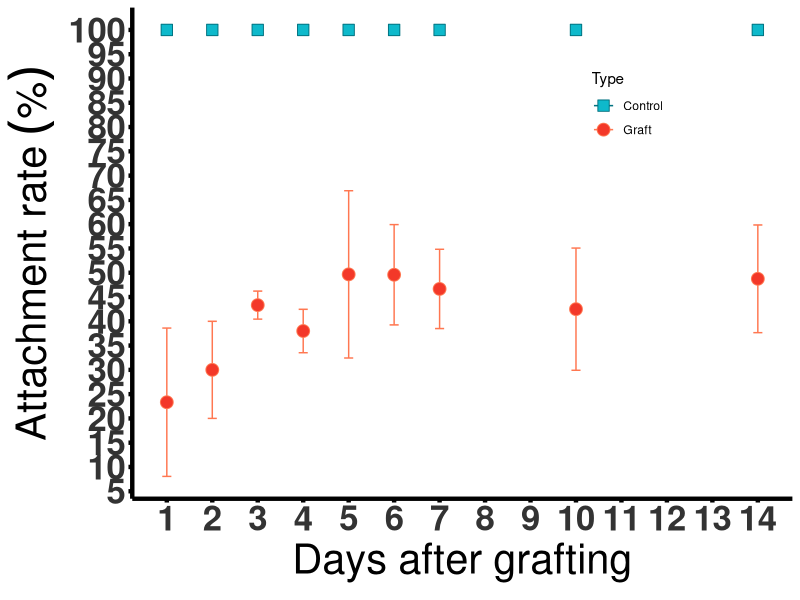

This chart was generated by the following R code:
##############################################
##############################################
# R-script by Gregory Reeves (27 MAY 2021)
# University of Cambridge, Department of Plant Sciences,
# Downing Site, Cambridge CB2 3EA, United Kingdom
# E-mail me at drgregreeves@gmail.com or gr360@cam.ac.uk
##############################################
##############################################

library(tidyverse)
library(ggplot2)
library(mgcv) 
library(dplyr)
library(ggpubr)


#############################################
# Attachment Rates 
#############################################

### You need to specify the working directory. 
### You can always use the command "file.choose()", then copy the working directory with the file "AttachmentData.csv"
setwd("~/")


#Grafting data input
AttachmentData <- read.csv("AttachmentData.csv", sep=",",header=TRUE)


# Rename Columne in AttachmentData
colnames(AttachmentData) <-c("Days_after_grafting",	
                             "Type",	
                             "Sample",	
                             "Not_attached",
                             "Attached",
                             "number",	
                             "AttachmentRate")


# Summarise data
AttachmentDataSummary <- summarise(group_by(AttachmentData, 
                                            Days_after_grafting, Type),
                                   meanAttachmentRate=mean(AttachmentRate),
                                   sdAttachmentRate=sd(AttachmentRate),
                                   seAttachmentRate=sd(AttachmentRate)/sqrt(n()),
                                   SumNumber=sum(number),
                                   n=n())


# Code to plot the data
AtachmentPlot <- ggplot(data=AttachmentDataSummary,
                        mapping=aes(Days_after_grafting,
                                    meanAttachmentRate,
                                    group=Type, 
                                    color=Type)) +
  #geom_line() + 
  geom_errorbar(aes(Days_after_grafting, 
                    ymin=meanAttachmentRate-sdAttachmentRate, 
                    ymax=meanAttachmentRate+sdAttachmentRate,
                    width=0.2)) +
  geom_point(aes(shape=Type, 
                 color=Type, 
                 fill=Type), 
             size=4) + 
  scale_shape_manual(values=c(22,21))+ 
  scale_fill_manual(breaks = c("Control", "Graft"),
                    values=c("#0eb9cbff", "#f33829ff"))+
  #Places a tick every 2 days from 0 to 10 days
  scale_x_continuous(breaks=seq(0,14,1))+
  scale_y_continuous(breaks=seq(0, 100, 5))+
  labs(x = expression(Days~after~grafting),
       y = expression(Attachment~rate~("%"))) +
  ### Generates the line of best fit and inlcudes the Standard Error shading  THIS IS NOT THE BINOMIAL REGRESSION LINE    
  #geom_smooth(se = FALSE, size = 1.5 #method = "auto" formula = y ~ log(x))+
  scale_color_manual(breaks = c("Control", "Graft"), values=c("#027381ff", "#ff7751ff"))+
  theme_classic()+
  theme(legend.position=c(0.75, 0.8),
        axis.line.x = element_line(colour = "#000000", size = 1.5, linetype = "solid"),
        axis.line.y = element_line(colour = "#000000", size = 1.5, linetype = "solid"),
        axis.ticks = element_line(colour = "#000000", size = 1.5, linetype = "solid"),
        axis.text.x = element_text(face="bold", size=25, colour = "#333333"),
        axis.text.y = element_text(face="bold", size=25, colour = "#333333"),
        axis.title = element_text(size=30)) 

# Display AtachmentPlot with Classic settings
AtachmentPlot






